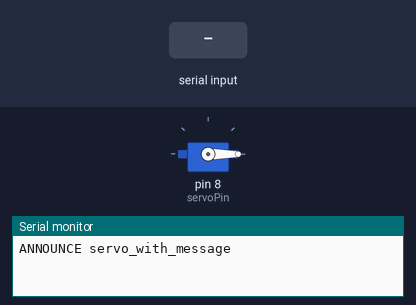
Recording of a sketch running on a simulated Arduino Uno, built with avr-gcc and run on an emulated ATmega328P. On the bench: servo, the last lines printed to the serial monitor. The test bench sets the inputs (shaded band).

Above: at 1.2 s.
1.3 s: "move 90\n" received over Serial
At 3.5 s:
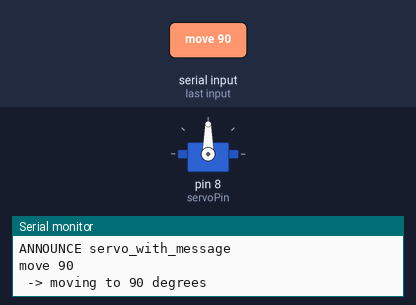
3.8 s: "move \n" received over Serial
At 5.5 s:
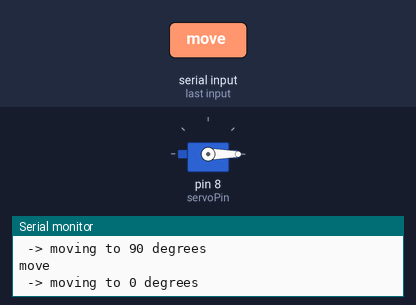
Timing chart, 0 to 7.0 s (numbered marks = the images above; inputs shaded):
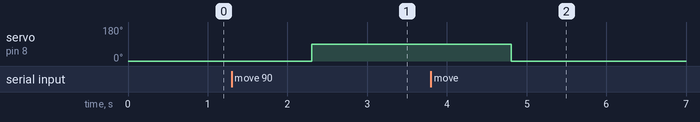

The sketch:

servo_message.ino
```cpp
// Include the Servo library
#include <Servo.h>
// Declare the Servo pin
int servoPin = 8;
// Create a servo object
Servo Servo1;
void setup() {
   // We need to attach the servo to the used pin number
   Servo1.attach(servoPin);
   Serial.begin(9600);
   Serial.println("ANNOUNCE servo_with_message");
   Servo1.write(0);
}
void loop(){
  String message = Serial.readStringUntil("\n");
  if (message.length() == 0) {
    return;
  }
  Serial.print(message);
  Serial.print(" -> ");
  if (!message.startsWith("move ")){
    Serial.println("not implemented");
    return;
  }
  //  move 90 -> the 9 has index 5
  int degrees = message.substring(5).toInt();
  Serial.println("moving to " + String(degrees) + " degrees");
  Servo1.write(degrees);
}
```

Measured:
- after the input at 1.3 s, servo on pin 8 (servoPin): 0° → 90° after 1.0 s
- after the input at 3.8 s, servo on pin 8 (servoPin): 90° → 0° after 1.0 s
